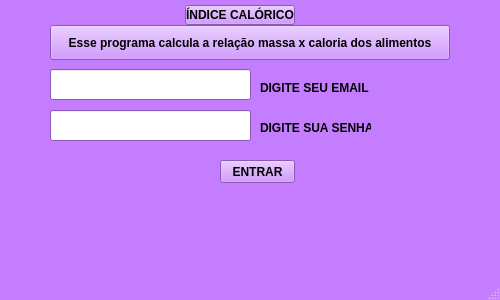
<?xml version="1.0" encoding="UTF-8"?>
<ui version="4.0">
 <class>MainWindow</class>
 <widget class="QMainWindow" name="MainWindow">
  <property name="windowModality">
   <enum>Qt::ApplicationModal</enum>
  </property>
  <property name="geometry">
   <rect>
    <x>0</x>
    <y>0</y>
    <width>500</width>
    <height>300</height>
   </rect>
  </property>
  <property name="minimumSize">
   <size>
    <width>500</width>
    <height>300</height>
   </size>
  </property>
  <property name="maximumSize">
   <size>
    <width>500</width>
    <height>300</height>
   </size>
  </property>
  <property name="palette">
   <palette>
    <active>
     <colorrole role="WindowText">
      <brush brushstyle="SolidPattern">
       <color alpha="255">
        <red>0</red>
        <green>0</green>
        <blue>0</blue>
       </color>
      </brush>
     </colorrole>
     <colorrole role="Button">
      <brush brushstyle="SolidPattern">
       <color alpha="255">
        <red>197</red>
        <green>125</green>
        <blue>255</blue>
       </color>
      </brush>
     </colorrole>
     <colorrole role="Light">
      <brush brushstyle="SolidPattern">
       <color alpha="255">
        <red>254</red>
        <green>253</green>
        <blue>255</blue>
       </color>
      </brush>
     </colorrole>
     <colorrole role="Midlight">
      <brush brushstyle="SolidPattern">
       <color alpha="255">
        <red>225</red>
        <green>189</green>
        <blue>255</blue>
       </color>
      </brush>
     </colorrole>
     <colorrole role="Dark">
      <brush brushstyle="SolidPattern">
       <color alpha="255">
        <red>98</red>
        <green>62</green>
        <blue>127</blue>
       </color>
      </brush>
     </colorrole>
     <colorrole role="Mid">
      <brush brushstyle="SolidPattern">
       <color alpha="255">
        <red>131</red>
        <green>83</green>
        <blue>170</blue>
       </color>
      </brush>
     </colorrole>
     <colorrole role="Text">
      <brush brushstyle="SolidPattern">
       <color alpha="255">
        <red>0</red>
        <green>0</green>
        <blue>0</blue>
       </color>
      </brush>
     </colorrole>
     <colorrole role="BrightText">
      <brush brushstyle="SolidPattern">
       <color alpha="255">
        <red>255</red>
        <green>255</green>
        <blue>255</blue>
       </color>
      </brush>
     </colorrole>
     <colorrole role="ButtonText">
      <brush brushstyle="SolidPattern">
       <color alpha="255">
        <red>0</red>
        <green>0</green>
        <blue>0</blue>
       </color>
      </brush>
     </colorrole>
     <colorrole role="Base">
      <brush brushstyle="SolidPattern">
       <color alpha="255">
        <red>255</red>
        <green>255</green>
        <blue>255</blue>
       </color>
      </brush>
     </colorrole>
     <colorrole role="Window">
      <brush brushstyle="SolidPattern">
       <color alpha="255">
        <red>197</red>
        <green>125</green>
        <blue>255</blue>
       </color>
      </brush>
     </colorrole>
     <colorrole role="Shadow">
      <brush brushstyle="SolidPattern">
       <color alpha="255">
        <red>0</red>
        <green>0</green>
        <blue>0</blue>
       </color>
      </brush>
     </colorrole>
     <colorrole role="AlternateBase">
      <brush brushstyle="SolidPattern">
       <color alpha="255">
        <red>226</red>
        <green>190</green>
        <blue>255</blue>
       </color>
      </brush>
     </colorrole>
     <colorrole role="ToolTipBase">
      <brush brushstyle="SolidPattern">
       <color alpha="255">
        <red>255</red>
        <green>255</green>
        <blue>220</blue>
       </color>
      </brush>
     </colorrole>
     <colorrole role="ToolTipText">
      <brush brushstyle="SolidPattern">
       <color alpha="255">
        <red>0</red>
        <green>0</green>
        <blue>0</blue>
       </color>
      </brush>
     </colorrole>
    </active>
    <inactive>
     <colorrole role="WindowText">
      <brush brushstyle="SolidPattern">
       <color alpha="255">
        <red>0</red>
        <green>0</green>
        <blue>0</blue>
       </color>
      </brush>
     </colorrole>
     <colorrole role="Button">
      <brush brushstyle="SolidPattern">
       <color alpha="255">
        <red>197</red>
        <green>125</green>
        <blue>255</blue>
       </color>
      </brush>
     </colorrole>
     <colorrole role="Light">
      <brush brushstyle="SolidPattern">
       <color alpha="255">
        <red>254</red>
        <green>253</green>
        <blue>255</blue>
       </color>
      </brush>
     </colorrole>
     <colorrole role="Midlight">
      <brush brushstyle="SolidPattern">
       <color alpha="255">
        <red>225</red>
        <green>189</green>
        <blue>255</blue>
       </color>
      </brush>
     </colorrole>
     <colorrole role="Dark">
      <brush brushstyle="SolidPattern">
       <color alpha="255">
        <red>98</red>
        <green>62</green>
        <blue>127</blue>
       </color>
      </brush>
     </colorrole>
     <colorrole role="Mid">
      <brush brushstyle="SolidPattern">
       <color alpha="255">
        <red>131</red>
        <green>83</green>
        <blue>170</blue>
       </color>
      </brush>
     </colorrole>
     <colorrole role="Text">
      <brush brushstyle="SolidPattern">
       <color alpha="255">
        <red>0</red>
        <green>0</green>
        <blue>0</blue>
       </color>
      </brush>
     </colorrole>
     <colorrole role="BrightText">
      <brush brushstyle="SolidPattern">
       <color alpha="255">
        <red>255</red>
        <green>255</green>
        <blue>255</blue>
       </color>
      </brush>
     </colorrole>
     <colorrole role="ButtonText">
      <brush brushstyle="SolidPattern">
       <color alpha="255">
        <red>0</red>
        <green>0</green>
        <blue>0</blue>
       </color>
      </brush>
     </colorrole>
     <colorrole role="Base">
      <brush brushstyle="SolidPattern">
       <color alpha="255">
        <red>255</red>
        <green>255</green>
        <blue>255</blue>
       </color>
      </brush>
     </colorrole>
     <colorrole role="Window">
      <brush brushstyle="SolidPattern">
       <color alpha="255">
        <red>197</red>
        <green>125</green>
        <blue>255</blue>
       </color>
      </brush>
     </colorrole>
     <colorrole role="Shadow">
      <brush brushstyle="SolidPattern">
       <color alpha="255">
        <red>0</red>
        <green>0</green>
        <blue>0</blue>
       </color>
      </brush>
     </colorrole>
     <colorrole role="AlternateBase">
      <brush brushstyle="SolidPattern">
       <color alpha="255">
        <red>226</red>
        <green>190</green>
        <blue>255</blue>
       </color>
      </brush>
     </colorrole>
     <colorrole role="ToolTipBase">
      <brush brushstyle="SolidPattern">
       <color alpha="255">
        <red>255</red>
        <green>255</green>
        <blue>220</blue>
       </color>
      </brush>
     </colorrole>
     <colorrole role="ToolTipText">
      <brush brushstyle="SolidPattern">
       <color alpha="255">
        <red>0</red>
        <green>0</green>
        <blue>0</blue>
       </color>
      </brush>
     </colorrole>
    </inactive>
    <disabled>
     <colorrole role="WindowText">
      <brush brushstyle="SolidPattern">
       <color alpha="255">
        <red>98</red>
        <green>62</green>
        <blue>127</blue>
       </color>
      </brush>
     </colorrole>
     <colorrole role="Button">
      <brush brushstyle="SolidPattern">
       <color alpha="255">
        <red>197</red>
        <green>125</green>
        <blue>255</blue>
       </color>
      </brush>
     </colorrole>
     <colorrole role="Light">
      <brush brushstyle="SolidPattern">
       <color alpha="255">
        <red>254</red>
        <green>253</green>
        <blue>255</blue>
       </color>
      </brush>
     </colorrole>
     <colorrole role="Midlight">
      <brush brushstyle="SolidPattern">
       <color alpha="255">
        <red>225</red>
        <green>189</green>
        <blue>255</blue>
       </color>
      </brush>
     </colorrole>
     <colorrole role="Dark">
      <brush brushstyle="SolidPattern">
       <color alpha="255">
        <red>98</red>
        <green>62</green>
        <blue>127</blue>
       </color>
      </brush>
     </colorrole>
     <colorrole role="Mid">
      <brush brushstyle="SolidPattern">
       <color alpha="255">
        <red>131</red>
        <green>83</green>
        <blue>170</blue>
       </color>
      </brush>
     </colorrole>
     <colorrole role="Text">
      <brush brushstyle="SolidPattern">
       <color alpha="255">
        <red>98</red>
        <green>62</green>
        <blue>127</blue>
       </color>
      </brush>
     </colorrole>
     <colorrole role="BrightText">
      <brush brushstyle="SolidPattern">
       <color alpha="255">
        <red>255</red>
        <green>255</green>
        <blue>255</blue>
       </color>
      </brush>
     </colorrole>
     <colorrole role="ButtonText">
      <brush brushstyle="SolidPattern">
       <color alpha="255">
        <red>98</red>
        <green>62</green>
        <blue>127</blue>
       </color>
      </brush>
     </colorrole>
     <colorrole role="Base">
      <brush brushstyle="SolidPattern">
       <color alpha="255">
        <red>197</red>
        <green>125</green>
        <blue>255</blue>
       </color>
      </brush>
     </colorrole>
     <colorrole role="Window">
      <brush brushstyle="SolidPattern">
       <color alpha="255">
        <red>197</red>
        <green>125</green>
        <blue>255</blue>
       </color>
      </brush>
     </colorrole>
     <colorrole role="Shadow">
      <brush brushstyle="SolidPattern">
       <color alpha="255">
        <red>0</red>
        <green>0</green>
        <blue>0</blue>
       </color>
      </brush>
     </colorrole>
     <colorrole role="AlternateBase">
      <brush brushstyle="SolidPattern">
       <color alpha="255">
        <red>197</red>
        <green>125</green>
        <blue>255</blue>
       </color>
      </brush>
     </colorrole>
     <colorrole role="ToolTipBase">
      <brush brushstyle="SolidPattern">
       <color alpha="255">
        <red>255</red>
        <green>255</green>
        <blue>220</blue>
       </color>
      </brush>
     </colorrole>
     <colorrole role="ToolTipText">
      <brush brushstyle="SolidPattern">
       <color alpha="255">
        <red>0</red>
        <green>0</green>
        <blue>0</blue>
       </color>
      </brush>
     </colorrole>
    </disabled>
   </palette>
  </property>
  <property name="font">
   <font>
    <weight>75</weight>
    <bold>true</bold>
   </font>
  </property>
  <property name="windowTitle">
   <string>CCCCCCCCCCCCCC</string>
  </property>
  <property name="windowOpacity">
   <double>0.950000000000000</double>
  </property>
  <property name="autoFillBackground">
   <bool>false</bool>
  </property>
  <widget class="QWidget" name="centralwidget">
   <widget class="QToolButton" name="toolButton">
    <property name="geometry">
     <rect>
      <x>50</x>
      <y>25</y>
      <width>400</width>
      <height>35</height>
     </rect>
    </property>
    <property name="font">
     <font>
      <family>Arial</family>
      <pointsize>9</pointsize>
      <weight>75</weight>
      <bold>true</bold>
     </font>
    </property>
    <property name="text">
     <string>Esse programa calcula a relação massa x caloria dos alimentos</string>
    </property>
   </widget>
   <widget class="QToolButton" name="toolButton_2">
    <property name="geometry">
     <rect>
      <x>185</x>
      <y>5</y>
      <width>110</width>
      <height>20</height>
     </rect>
    </property>
    <property name="font">
     <font>
      <weight>75</weight>
      <bold>true</bold>
     </font>
    </property>
    <property name="text">
     <string>ÍNDICE CALÓRICO</string>
    </property>
   </widget>
   <widget class="QLineEdit" name="lineEdit">
    <property name="geometry">
     <rect>
      <x>50</x>
      <y>69</y>
      <width>201</width>
      <height>31</height>
     </rect>
    </property>
   </widget>
   <widget class="QLabel" name="label">
    <property name="geometry">
     <rect>
      <x>260</x>
      <y>80</y>
      <width>111</width>
      <height>16</height>
     </rect>
    </property>
    <property name="text">
     <string>DIGITE SEU EMAIL</string>
    </property>
   </widget>
   <widget class="QLineEdit" name="lineEdit_2">
    <property name="geometry">
     <rect>
      <x>50</x>
      <y>110</y>
      <width>201</width>
      <height>31</height>
     </rect>
    </property>
   </widget>
   <widget class="QPushButton" name="pushButton">
    <property name="geometry">
     <rect>
      <x>220</x>
      <y>160</y>
      <width>75</width>
      <height>23</height>
     </rect>
    </property>
    <property name="text">
     <string>ENTRAR</string>
    </property>
   </widget>
   <widget class="QLabel" name="label_3">
    <property name="geometry">
     <rect>
      <x>260</x>
      <y>120</y>
      <width>111</width>
      <height>16</height>
     </rect>
    </property>
    <property name="toolTipDuration">
     <number>-5</number>
    </property>
    <property name="text">
     <string>DIGITE SUA SENHA</string>
    </property>
   </widget>
  </widget>
  <widget class="QMenuBar" name="menubar">
   <property name="geometry">
    <rect>
     <x>0</x>
     <y>0</y>
     <width>500</width>
     <height>21</height>
    </rect>
   </property>
  </widget>
  <widget class="QStatusBar" name="statusbar"/>
 </widget>
 <resources/>
 <connections/>
</ui>
